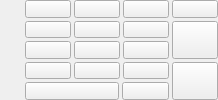
    <widget class="QWidget" name="widget_Keypad" native="true">
     <layout class="QVBoxLayout" name="verticalLayout_wdgKeypad">
      <property name="spacing">
       <number>0</number>
      </property>
      <property name="leftMargin">
       <number>0</number>
      </property>
      <property name="topMargin">
       <number>0</number>
      </property>
      <property name="rightMargin">
       <number>0</number>
      </property>
      <property name="bottomMargin">
       <number>0</number>
      </property>
      <item>
       <layout class="QGridLayout" name="gridLayout_Keypad">
        <property name="spacing">
         <number>3</number>
        </property>
        <item row="1" column="2">
         <widget class="keyboardButton" name="kButton_K8">
          <property name="sizePolicy">
           <sizepolicy hsizetype="Ignored" vsizetype="Ignored">
            <horstretch>0</horstretch>
            <verstretch>0</verstretch>
           </sizepolicy>
          </property>
          <property name="text">
           <string notr="true"/>
          </property>
         </widget>
        </item>
        <item row="0" column="4">
         <widget class="keyboardButton" name="kButton_KMinus">
          <property name="sizePolicy">
           <sizepolicy hsizetype="Minimum" vsizetype="Ignored">
            <horstretch>0</horstretch>
            <verstretch>0</verstretch>
           </sizepolicy>
          </property>
          <property name="minimumSize">
           <size>
            <width>46</width>
            <height>0</height>
           </size>
          </property>
          <property name="text">
           <string notr="true"/>
          </property>
         </widget>
        </item>
        <item row="2" column="3">
         <widget class="keyboardButton" name="kButton_K6">
          <property name="sizePolicy">
           <sizepolicy hsizetype="Ignored" vsizetype="Ignored">
            <horstretch>0</horstretch>
            <verstretch>0</verstretch>
           </sizepolicy>
          </property>
          <property name="text">
           <string notr="true"/>
          </property>
         </widget>
        </item>
        <item row="0" column="2">
         <widget class="keyboardButton" name="kButton_KSlash">
          <property name="sizePolicy">
           <sizepolicy hsizetype="Minimum" vsizetype="Ignored">
            <horstretch>0</horstretch>
            <verstretch>0</verstretch>
           </sizepolicy>
          </property>
          <property name="minimumSize">
           <size>
            <width>46</width>
            <height>0</height>
           </size>
          </property>
          <property name="text">
           <string notr="true"/>
          </property>
         </widget>
        </item>
        <item row="3" column="2">
         <widget class="keyboardButton" name="kButton_K2">
          <property name="sizePolicy">
           <sizepolicy hsizetype="Ignored" vsizetype="Ignored">
            <horstretch>0</horstretch>
            <verstretch>0</verstretch>
           </sizepolicy>
          </property>
          <property name="text">
           <string notr="true"/>
          </property>
         </widget>
        </item>
        <item row="1" column="4" rowspan="2">
         <widget class="keyboardButton" name="kButton_KPlus">
          <property name="sizePolicy">
           <sizepolicy hsizetype="Ignored" vsizetype="Ignored">
            <horstretch>0</horstretch>
            <verstretch>0</verstretch>
           </sizepolicy>
          </property>
          <property name="text">
           <string notr="true"/>
          </property>
         </widget>
        </item>
        <item row="3" column="1">
         <widget class="keyboardButton" name="kButton_K1">
          <property name="sizePolicy">
           <sizepolicy hsizetype="Ignored" vsizetype="Ignored">
            <horstretch>0</horstretch>
            <verstretch>0</verstretch>
           </sizepolicy>
          </property>
          <property name="text">
           <string notr="true"/>
          </property>
         </widget>
        </item>
        <item row="1" column="3">
         <widget class="keyboardButton" name="kButton_K9">
          <property name="sizePolicy">
           <sizepolicy hsizetype="Ignored" vsizetype="Ignored">
            <horstretch>0</horstretch>
            <verstretch>0</verstretch>
           </sizepolicy>
          </property>
          <property name="text">
           <string notr="true"/>
          </property>
         </widget>
        </item>
        <item row="4" column="1" colspan="3">
         <layout class="QHBoxLayout" name="horizontalLayout_K0" stretch="2,1">
          <property name="spacing">
           <number>3</number>
          </property>
          <item>
           <widget class="keyboardButton" name="kButton_K0">
            <property name="sizePolicy">
             <sizepolicy hsizetype="Ignored" vsizetype="Ignored">
              <horstretch>0</horstretch>
              <verstretch>0</verstretch>
             </sizepolicy>
            </property>
            <property name="text">
             <string notr="true"/>
            </property>
           </widget>
          </item>
          <item>
           <widget class="keyboardButton" name="kButton_KPeriod">
            <property name="sizePolicy">
             <sizepolicy hsizetype="Ignored" vsizetype="Ignored">
              <horstretch>0</horstretch>
              <verstretch>0</verstretch>
             </sizepolicy>
            </property>
            <property name="text">
             <string notr="true"/>
            </property>
           </widget>
          </item>
         </layout>
        </item>
        <item row="1" column="1">
         <widget class="keyboardButton" name="kButton_K7">
          <property name="sizePolicy">
           <sizepolicy hsizetype="Ignored" vsizetype="Ignored">
            <horstretch>0</horstretch>
            <verstretch>0</verstretch>
           </sizepolicy>
          </property>
          <property name="text">
           <string notr="true"/>
          </property>
         </widget>
        </item>
        <item row="2" column="1">
         <widget class="keyboardButton" name="kButton_K4">
          <property name="sizePolicy">
           <sizepolicy hsizetype="Ignored" vsizetype="Ignored">
            <horstretch>0</horstretch>
            <verstretch>0</verstretch>
           </sizepolicy>
          </property>
          <property name="text">
           <string notr="true"/>
          </property>
         </widget>
        </item>
        <item row="0" column="3">
         <widget class="keyboardButton" name="kButton_KAsterisk">
          <property name="sizePolicy">
           <sizepolicy hsizetype="Minimum" vsizetype="Ignored">
            <horstretch>0</horstretch>
            <verstretch>0</verstretch>
           </sizepolicy>
          </property>
          <property name="minimumSize">
           <size>
            <width>46</width>
            <height>0</height>
           </size>
          </property>
          <property name="text">
           <string notr="true"/>
          </property>
         </widget>
        </item>
        <item row="2" column="2">
         <widget class="keyboardButton" name="kButton_K5">
          <property name="sizePolicy">
           <sizepolicy hsizetype="Ignored" vsizetype="Ignored">
            <horstretch>0</horstretch>
            <verstretch>0</verstretch>
           </sizepolicy>
          </property>
          <property name="text">
           <string notr="true"/>
          </property>
         </widget>
        </item>
        <item row="3" column="4" rowspan="2">
         <widget class="keyboardButton" name="kButton_Enter">
          <property name="sizePolicy">
           <sizepolicy hsizetype="Ignored" vsizetype="Ignored">
            <horstretch>0</horstretch>
            <verstretch>0</verstretch>
           </sizepolicy>
          </property>
          <property name="text">
           <string notr="true"/>
          </property>
         </widget>
        </item>
        <item row="3" column="3">
         <widget class="keyboardButton" name="kButton_K3">
          <property name="sizePolicy">
           <sizepolicy hsizetype="Ignored" vsizetype="Ignored">
            <horstretch>0</horstretch>
            <verstretch>0</verstretch>
           </sizepolicy>
          </property>
          <property name="text">
           <string notr="true"/>
          </property>
         </widget>
        </item>
        <item row="0" column="1">
         <widget class="keyboardButton" name="kButton_NumLock">
          <property name="sizePolicy">
           <sizepolicy hsizetype="Minimum" vsizetype="Ignored">
            <horstretch>0</horstretch>
            <verstretch>0</verstretch>
           </sizepolicy>
          </property>
          <property name="minimumSize">
           <size>
            <width>46</width>
            <height>0</height>
           </size>
          </property>
          <property name="text">
           <string notr="true"/>
          </property>
         </widget>
        </item>
        <item row="0" column="0">
         <spacer name="horizontalSpacer_Kbd2">
          <property name="orientation">
           <enum>Qt::Horizontal</enum>
          </property>
          <property name="sizeType">
           <enum>QSizePolicy::Fixed</enum>
          </property>
          <property name="sizeHint" stdset="0">
           <size>
            <width>25</width>
            <height>17</height>
           </size>
          </property>
         </spacer>
        </item>
       </layout>
      </item>
     </layout>
    </widget>
